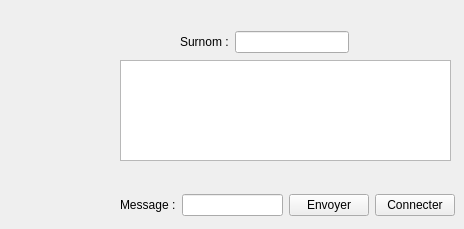
      <widget class="QWidget" name="tab_24">
       <attribute name="title">
        <string>Chat</string>
       </attribute>
       <widget class="QTextEdit" name="textEdit_2">
        <property name="geometry">
         <rect>
          <x>120</x>
          <y>60</y>
          <width>331</width>
          <height>101</height>
         </rect>
        </property>
       </widget>
       <widget class="QWidget" name="layoutWidget">
        <property name="geometry">
         <rect>
          <x>180</x>
          <y>30</y>
          <width>169</width>
          <height>24</height>
         </rect>
        </property>
        <layout class="QHBoxLayout" name="horizontalLayout_4">
         <item>
          <widget class="QLabel" name="label_76">
           <property name="text">
            <string>Surnom :</string>
           </property>
          </widget>
         </item>
         <item>
          <widget class="QLineEdit" name="surnom_2"/>
         </item>
        </layout>
       </widget>
       <widget class="QWidget" name="layoutWidget">
        <property name="geometry">
         <rect>
          <x>120</x>
          <y>190</y>
          <width>335</width>
          <height>30</height>
         </rect>
        </property>
        <layout class="QHBoxLayout" name="horizontalLayout_5">
         <item>
          <widget class="QLabel" name="label_77">
           <property name="text">
            <string>Message :</string>
           </property>
          </widget>
         </item>
         <item>
          <widget class="QLineEdit" name="message_chat_2"/>
         </item>
         <item>
          <widget class="QPushButton" name="envoyer_chat_2">
           <property name="text">
            <string>Envoyer</string>
           </property>
          </widget>
         </item>
         <item>
          <widget class="QPushButton" name="connecter_chat_2">
           <property name="text">
            <string>Connecter</string>
           </property>
          </widget>
         </item>
        </layout>
       </widget>
      </widget>
